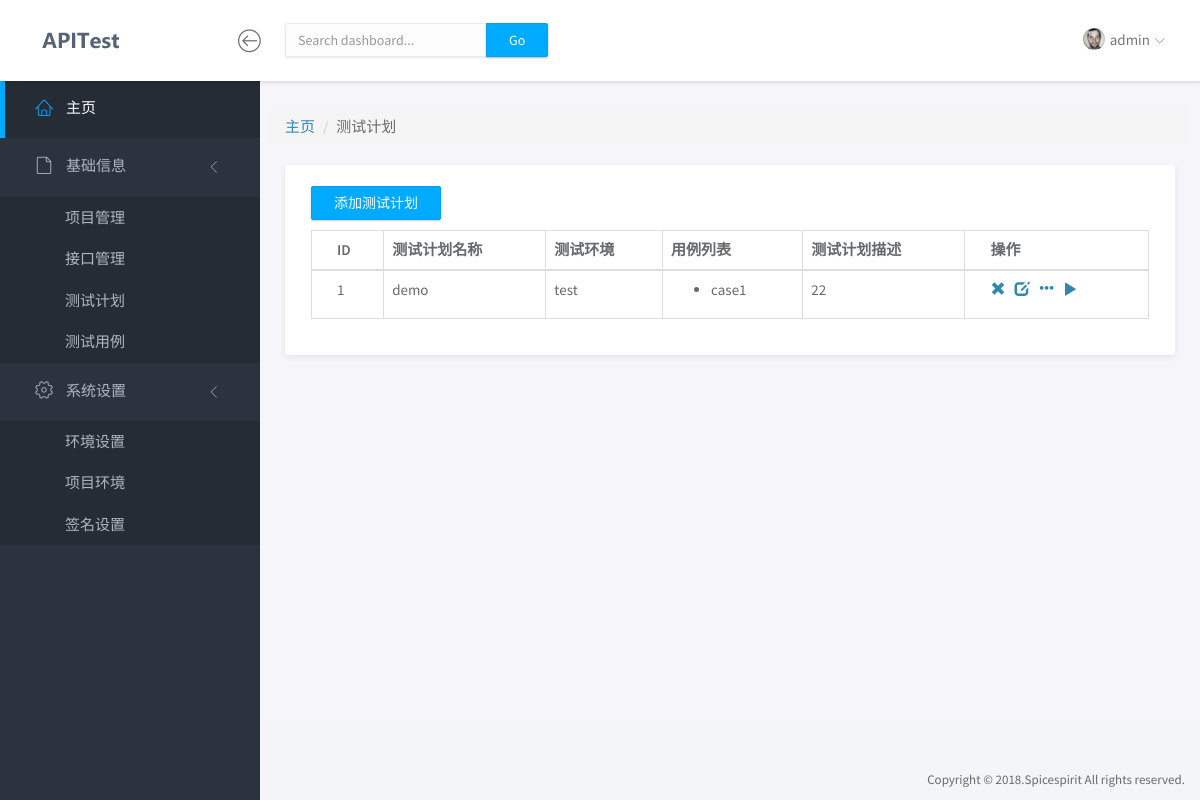
Page /plan/ (signed in) on the committed database.
### app/models.py (models this page shows, shortened)
class TestPlan(models.Model):
    name = models.CharField('名称', max_length=50)
    environment = models.ForeignKey('Environment', on_delete=models.CASCADE, verbose_name='环境')
    description = models.CharField('描述', max_length=100, blank=True, null=True)
    class Meta:
        verbose_name = '测试计划'
        verbose_name_plural = '测试计划'

class Environment(models.Model):
    name = models.CharField('名称', max_length=50)
    description = models.CharField('描述', max_length=100, blank=True, null=True)
    def __str__(self):
        return self.name
    class Meta:
        verbose_name = '环境设置'
        verbose_name_plural = '环境设置'

class TestCase(models.Model):
    name = models.CharField('名称', max_length=50, blank=True, null=True)
    description = models.CharField('描述', max_length=100, blank=True, null=True)
    plan = models.ForeignKey('TestPlan', on_delete=models.CASCADE, blank=True, null=True)
    class Meta:
        verbose_name = '测试用例'
        verbose_name_plural = '测试用例'

### app/views.py (the view)
# urls.py: path('plan/', plan_list, name='plan_list'),
@login_required
def plan_list(request):   # project_list
    plan_list = TestPlan.objects.all()
    case_list = TestCase.objects.all()
    return render(request, "plan_list.html", {"plan_list": plan_list, 'case_list': case_list})

### app/templates/plan_list.html (shortened to what this page needs)
{% extends "base.html" %}
{% load staticfiles %}
{% block content %}
	<div class="row">
		<ol class="breadcrumb">
		  <li><a href="{% url 'index' %}">主页</a></li>
		  <li>测试计划</li>
		</ol>
	</div>
	<div class="row">
		<div class="col-md-12">
			<div class="panel">
				<div class="panel-body">
					<form style="padding: 10px 0; ">
						<a href="{% url 'plan_add' %}"><button type="button" class="btn btn-primary">添加测试计划</button></a>
					</form>
					<table class="table table-bordered">
						<thead>
							<tr>
								<th>ID</th>
								<th>测试计划名称</th>
                                <th>测试环境</th>
								<th>用例列表</th>
								<th>测试计划描述</th>
								<th>操作</th>
							</tr>
						</thead>
						<tbody>
							{% for plan in plan_list %}
							<tr>
								<td>{{plan.id}}</td>
								<td>{{plan.name}}</td>
                                <td>{{plan.environment}}</td>
								<td><ul>
                                    {% for case in case_list %}{% if case.plan == plan %}
                                        <li>{{case.name}}</li>
                                    {% endif %}
                                    {% endfor %}</ul>
                                </td>
								<td>{{plan.description}}</td>
								<td>
									<a id="action_del_{{plan.id}}" href="#"><span class="glyphicon glyphicon-remove" data-toggle="modal" data-target="#delModal"></span></a>&nbsp;&nbsp;
                                    <a id="action_edit_{{plan.id}}" href="{% url 'plan_update' plan.id %}"><span class="glyphicon glyphicon-edit"></span></a>&nbsp;&nbsp;
                                    <a id="action_detail_{{plan.id}}" href="{% url 'plan_report' plan.id %}"><span class="glyphicon glyphicon-option-horizontal"></span></a>&nbsp;&nbsp;
                                    <a id="action_run_{{plan.id}}" href="#" onclick="runTestPlan({{plan.id}})"><span class="glyphicon glyphicon-play"></span></a>
								</td>
							</tr>
							{% endfor %}
						</tbody>
					</table>
				</div>
			</div>
		</div>
	</div>
{% endblock %}

### app/templates/base.html (shortened to what this page needs)
<!doctype html>
<html lang="en">
{% load staticfiles %}
<head>
	<link rel="stylesheet" href="{% static 'vendor/bootstrap/css/bootstrap.min.css' %}">
	<link rel="stylesheet" href="{% static 'vendor/font-awesome/css/font-awesome.min.css' %}">
	<link rel="stylesheet" href="{% static 'vendor/linearicons/style.css' %}">
	<link rel="stylesheet" href="{% static 'vendor/chartist/css/chartist-custom.css' %}">
	<link rel="stylesheet" href="{% static 'css/main.css' %}">
	<link rel="stylesheet" href="{% static 'css/demo.css' %}">
</head>
<body>
	<div id="wrapper">
		<nav class="navbar navbar-default navbar-fixed-top">
			<div class="brand">
				<a href="index.html"><img src="{% static 'img/logo-dark.png' %}" alt="ApiTest" class="img-responsive logo"></a>
			</div>
			<div class="container-fluid">
				<div class="navbar-btn" style="padding-left: 67px;">
					<button type="button" class="btn-toggle-fullwidth"><i class="lnr lnr-arrow-left-circle"></i></button>
				</div>
				<form class="navbar-form navbar-left">
					<div class="input-group">
						<input type="text" value="" class="form-control" placeholder="Search dashboard...">
						<span class="input-group-btn"><button type="button" class="btn btn-primary">Go</button></span>
					</div>
				</form>
				<div id="navbar-menu">
					<ul class="nav navbar-nav navbar-right">
						<li class="dropdown">
							<a href="#" class="dropdown-toggle" data-toggle="dropdown"><img src="{% static 'img/user.png' %}" class="img-circle" alt="Avatar"> <span>{{ request.user.username }}</span> <i class="icon-submenu lnr lnr-chevron-down"></i></a>
						</li>
					</ul>
				</div>
			</div>
		</nav>
		<div id="sidebar-nav" class="sidebar">
			<div class="sidebar-scroll">
				<nav>
					<ul class="nav">
						<li><a href="{% url 'index' %}" class="active"><i class="lnr lnr-home"></i> <span>主页</span></a></li>
						<li>
							<a href="#subItems" data-toggle="collapse" class="collapsed"><i class="lnr lnr-file-empty"></i> <span>基础信息</span> <i class="icon-submenu lnr lnr-chevron-left"></i></a>
							<div id="subItems" class="collapse in">
								<ul class="nav">
									<li><a href="{% url 'prj_list' %}" class="">项目管理</a></li>
									<li><a href="{% url 'api_list' %}" class="">接口管理</a></li>
									<li><a href="{% url 'plan_list' %}" class="">测试计划</a></li>
									<li><a href="{% url 'case_list' %}" class="">测试用例</a></li>
								</ul>
							</div>
						</li>
						<li>
							<a href="#subSettings" data-toggle="collapse" class="collapsed"><i class="lnr lnr-cog"></i> <span>系统设置</span> <i class="icon-submenu lnr lnr-chevron-left"></i></a>
							<div id="subSettings" class="collapse in">
								<ul class="nav">
									<li><a href="{% url 'env_list' %}" class="">环境设置</a></li>
									<li><a href="{% url 'prj_env_list' %}" class="">项目环境</a></li>
									<li><a href="{% url 'sign_list' %}" class="">签名设置</a></li>
								</ul>
							</div>
						</li>
					</ul>
				</nav>
			</div>
		</div>
		<div class="main">
			<div class="main-content">
				<div class="container-fluid">
					{% block content %}
					{% endblock %}
				</div>
			</div>
		</div>
		<footer>
			<div class="container-fluid">
				<p class="copyright">Copyright &copy; 2018.Spicespirit All rights reserved.</p>
			</div>
		</footer>
	</div>
</body>
</html>

### rows in the picture
TestPlan: id "1", name "demo", environment "test", description "22"
TestCase: name "case1"

### other values in the picture
{{ request.user.username }} "admin"
